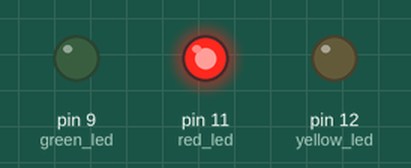
This sketch was run on a simulated Arduino Uno, built with avr-gcc and run on an emulated ATmega328P. Shown: output pins drawn as LEDs (lit = HIGH).

Above: at 0.5 s.
At 1.2 s:
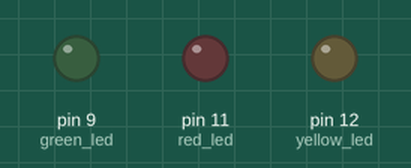
At 2.0 s:
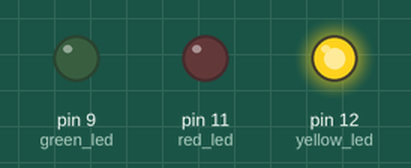
At 3.5 s:
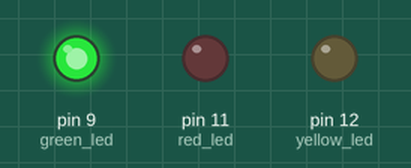
Timing chart, 0 to 5.9 s (numbered marks = the images above):
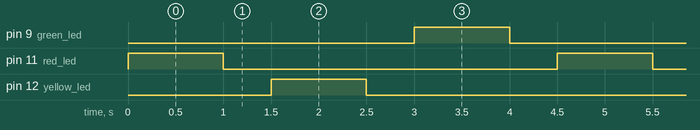

The sketch:

traffic_light.ino
```cpp
int red_led = 11;
int yellow_led = 12;
int green_led = 9;

int led_on_time = 1000;
int led_off_time = 500;

void setup() {
  // put your setup code here, to run once:
  pinMode(red_led, OUTPUT);
  pinMode(yellow_led, OUTPUT);
  pinMode(green_led, OUTPUT);
}

void loop() {
  // put your main code here, to run repeatedly:

  digitalWrite(red_led, HIGH);
  delay(led_on_time);
  digitalWrite(red_led, LOW);

  delay(led_off_time);

  digitalWrite(yellow_led, HIGH);
  delay(led_on_time);
  digitalWrite(yellow_led, LOW);

  delay(led_off_time);

  digitalWrite(green_led, HIGH);
  delay(led_on_time);
  digitalWrite(green_led, LOW);

  delay(led_off_time);

}
```

Measured:
- by itself, pin 9 (green_led), pin 11 (red_led), pin 12 (yellow_led): alternates HIGH for 1.0 s and LOW for 3.5 s
- by itself, everything shown: repeats every 4.5 s, in 6 steps
